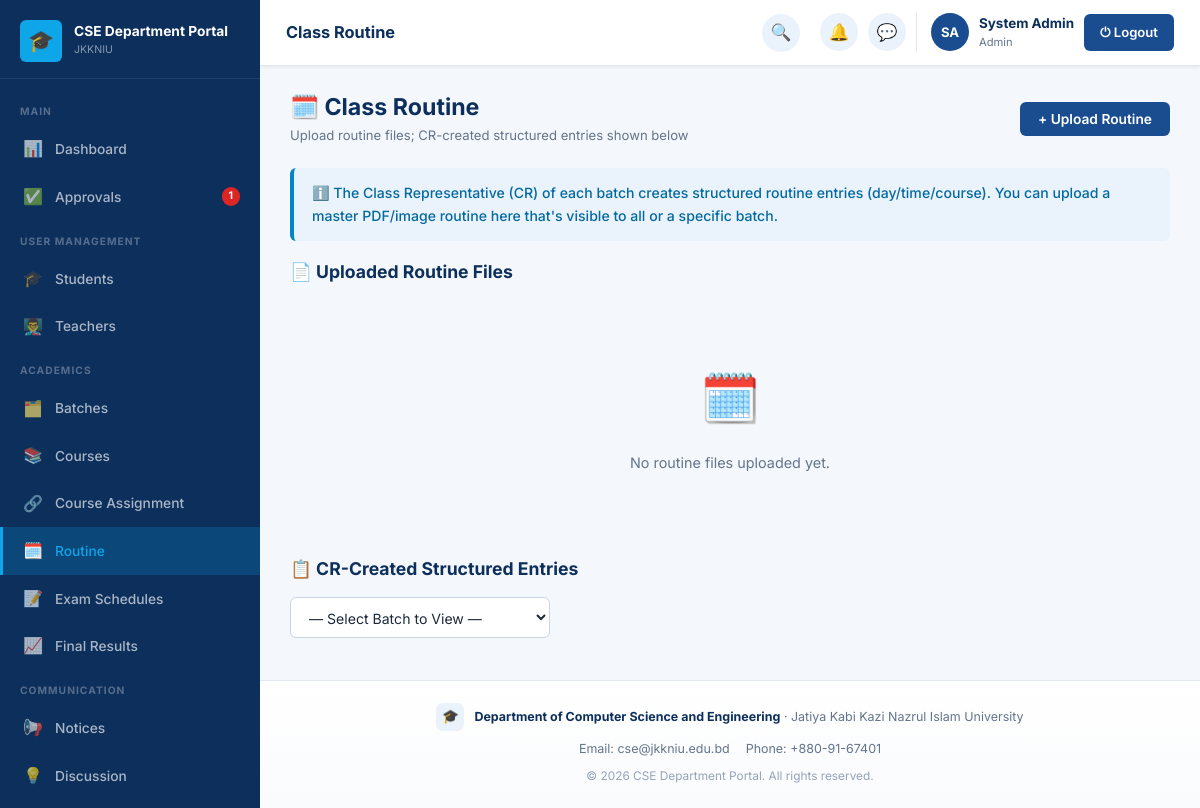
Screenshot of /admin/routine.php (signed in) with the database file from the repository.
### tables this page shows
CREATE TABLE settings (
    id INT AUTO_INCREMENT PRIMARY KEY,
    portal_name VARCHAR(150) NOT NULL DEFAULT 'CSE Department Portal',
    university_name VARCHAR(200) NOT NULL DEFAULT 'Jatiya Kabi Kazi Nazrul Islam University',
    department_name VARCHAR(200) NOT NULL DEFAULT 'Department of Computer Science and Engineering',
    description TEXT DEFAULT NULL,
    contact_info TEXT DEFAULT NULL,
    logo VARCHAR(255) DEFAULT NULL
);

### app/classes/SettingsModel.php (called while the page is built, shortened)
<?php
class SettingsModel
{
    private PDO $db;
    public function __construct()
    {
        $this->db = Database::getInstance()->getConnection();
    }
    public function get(): array
    {
        $stmt = $this->db->query("SELECT * FROM settings ORDER BY id LIMIT 1");
        $row = $stmt->fetch();
        return $row;
    }
}

### app/classes/Database.php (called while the page is built, shortened)
<?php
class Database
{
    private static ?Database $instance = null;
    private PDO $connection;
    private function __construct()
    {
        $dsn = 'mysql:host=' . DB_HOST . ';dbname=' . DB_NAME . ';charset=' . DB_CHARSET;
        $options = [
            PDO::ATTR_ERRMODE            => PDO::ERRMODE_EXCEPTION,
            PDO::ATTR_DEFAULT_FETCH_MODE => PDO::FETCH_ASSOC,
            PDO::ATTR_EMULATE_PREPARES   => false,
        ];
        $this->connection = new PDO($dsn, DB_USER, DB_PASS, $options);
    }
    public static function getInstance(): Database
    {
        if (self::$instance === null) {
            self::$instance = new self();
        }
        return self::$instance;
    }
    public function getConnection(): PDO
    {
        return $this->connection;
    }
}

### config/config.php (called while the page is built, shortened)
<?php
spl_autoload_register(function ($class) {
    $paths = [
        ROOT_PATH . '/app/classes/' . $class . '.php',
        ROOT_PATH . '/app/models/' . $class . '.php',
        ROOT_PATH . '/app/controllers/' . $class . '.php',
    ];
    foreach ($paths as $path) {
        if (file_exists($path)) {
            return;
        }
    }
});

### app/classes/User.php (called while the page is built, shortened)
<?php
class User
{
    protected PDO $db;
    public function __construct()
    {
        $this->db = Database::getInstance()->getConnection();
    }
    public function getPendingUsers(): array
    {
        $stmt = $this->db->query("SELECT * FROM users WHERE status = 'pending' ORDER BY created_at DESC");
        return $stmt->fetchAll();
    }
}

### app/classes/ProfileRequestModel.php (called while the page is built, shortened)
<?php
class ProfileRequestModel
{
    private PDO $db;
    public function __construct()
    {
        $this->db = Database::getInstance()->getConnection();
    }
    public function countPending(): int
    {
        return (int) $this->db->query("SELECT COUNT(*) FROM profile_requests WHERE status='pending'")->fetchColumn();
    }
}

### admin/routine.php (the view, shortened to what this page needs)
<?php
require_once '../config/database.php';
$routineModel = new RoutineModel();
$files   = $routineModel->getFiles();
$currentPage = 'Routine';
include '../includes/header.php';
?>
<div class="portal-layout">
<?php include '../includes/sidebar.php'; ?>
<div class="main-content">
<?php include '../includes/navbar.php'; ?>
<div class="page-content">
<div class="page-header">
    <div><h2>🗓️ Class Routine</h2><div class="page-subtitle">Upload routine files; CR-created structured entries shown below</div></div>
    <button class="btn btn-primary" onclick="openModal('uploadModal')">+ Upload Routine</button>
</div>
<div class="alert alert-info">ℹ️ The Class Representative (CR) of each batch creates structured routine entries (day/time/course). You can upload a master PDF/image routine here that's visible to all or a specific batch.</div>
<h3 class="mb-2">📄 Uploaded Routine Files</h3>
<?php if (empty($files)): ?>
    <div class="empty-state mb-3"><div class="empty-icon">🗓️</div><p>No routine files uploaded yet.</p></div>
<?php endif; ?>
<h3 class="mb-2">📋 CR-Created Structured Entries</h3>
<form method="GET" class="search-bar">
    <select name="batch" class="form-control" style="max-width:260px" onchange="this.form.submit()">
        <option value="">— Select Batch to View —</option>
    </select>
</form>
</div>
<?php include '../includes/footer.php'; ?>

### includes/sidebar.php (shortened to what this page needs)
<?php
$role         = $_SESSION['role'] ?? 'guest';
$currentPage  = $currentPage ?? '';
$sidebarClass = 'sidebar sidebar-' . $role;
$settingsModel = $settingsModel ?? new SettingsModel();
$settings      = $settings ?? $settingsModel->get();
function navItem($href, $icon, $label, $current, $badge = null) {
    $active = ($current === $label) ? ' active' : '';
    $badgeHtml = $badge ? '<span class="nav-badge">' . $badge . '</span>' : '';
    return '<a href="' . htmlspecialchars($href) . '" class="nav-item' . $active . '">
        <span class="nav-icon">' . $icon . '</span>
        <span>' . htmlspecialchars($label) . '</span>' . $badgeHtml . '
    </a>';
}
$pendingUsersCount  = 0;
$pendingReqCount    = 0;
if ($role === 'admin') {
    $userModel = new User();
    $pendingUsersCount = count($userModel->getPendingUsers());
    $prModel = new ProfileRequestModel();
    $pendingReqCount = $prModel->countPending();
}
$totalPendingBadge = ($pendingUsersCount + $pendingReqCount) ?: null;
?>
<aside class="<?= $sidebarClass ?>">
    <div class="sidebar-brand">
        <div class="brand-logo">
            <div class="brand-icon">
                <?php if (!empty($settings['logo'])): ?>
                    <img src="<?= UPLOAD_URL . htmlspecialchars($settings['logo']) ?>" alt="">
                <?php else: ?>🎓<?php endif; ?>
            </div>
            <div class="brand-text">
                <div class="brand-name"><?= htmlspecialchars($settings['portal_name'] ?? 'CSE Department Portal') ?></div>
                <div class="brand-univ">JKKNIU</div>
            </div>
        </div>
    </div>
    <nav class="sidebar-nav">
    <?php if ($role === 'admin'): ?>
        <div class="nav-section-label">Main</div>
        <?= navItem(BASE_URL.'admin/dashboard.php', '📊', 'Dashboard', $currentPage) ?>
        <?= navItem(BASE_URL.'admin/approvals.php', '✅', 'Approvals', $currentPage, $totalPendingBadge) ?>
        <div class="nav-section-label">User Management</div>
        <?= navItem(BASE_URL.'admin/students.php', '🎓', 'Students', $currentPage) ?>
        <?= navItem(BASE_URL.'admin/teachers.php', '👨‍🏫', 'Teachers', $currentPage) ?>
        <div class="nav-section-label">Academics</div>
        <?= navItem(BASE_URL.'admin/batches.php', '🗂️', 'Batches', $currentPage) ?>
        <?= navItem(BASE_URL.'admin/courses.php', '📚', 'Courses', $currentPage) ?>
        <?= navItem(BASE_URL.'admin/course_assignments.php', '🔗', 'Course Assignment', $currentPage) ?>
        <?= navItem(BASE_URL.'admin/routine.php', '🗓️', 'Routine', $currentPage) ?>
        <?= navItem(BASE_URL.'admin/exam_schedules.php', '📝', 'Exam Schedules', $currentPage) ?>
        <?= navItem(BASE_URL.'admin/results.php', '📈', 'Final Results', $currentPage) ?>
        <div class="nav-section-label">Communication</div>
        <?= navItem(BASE_URL.'admin/notices.php', '📢', 'Notices', $currentPage) ?>
        <?= navItem(BASE_URL.'admin/discussions.php', '💡', 'Discussion', $currentPage) ?>
        <?= navItem(BASE_URL.'admin/messages.php', '💬', 'Messages', $currentPage) ?>
    <?php endif; ?>
    </nav>
</aside>

### includes/footer.php (shortened to what this page needs)
    <footer class="portal-footer">
        <div class="footer-brand">
            <div class="footer-brand-icon">
                <?php if (!empty($settings['logo'])): ?>
                    <img src="<?= UPLOAD_URL . htmlspecialchars($settings['logo']) ?>" alt="">
                <?php else: ?>🎓<?php endif; ?>
            </div>
            <div class="footer-brand-text">
                <strong><?= htmlspecialchars($settings['department_name'] ?? 'Department of Computer Science and Engineering') ?></strong>
                &middot; <?= htmlspecialchars($settings['university_name'] ?? 'JKKNIU') ?>
            </div>
        </div>
        <?php if (!empty($settings['contact_info'])): ?>
        <div class="footer-contact">
            <?php foreach (explode('|', $settings['contact_info']) as $part): ?>
                <span><?= htmlspecialchars(trim($part)) ?></span>
            <?php endforeach; ?>
        </div>
        <?php endif; ?>
        <div class="footer-copyright">
            &copy; <?= date('Y') ?> <?= htmlspecialchars($settings['portal_name'] ?? 'CSE Department Portal') ?>. All rights reserved.
        </div>
    </footer>
</body>
</html>

### assets/css/dashboard.css (style rules this page uses)
.sidebar-admin .nav-item.active { background: rgba(14,165,233,0.20); color: #0ea5e9; border-left-color: #0ea5e9; }

### rows the page displays
settings: portal_name "CSE Department Portal", department_name "Department of Computer Science and Engineering", university_name "Jatiya Kabi Kazi Nazrul Islam University", contact_info "Email: cse@jkkniu.edu.bd", contact_info "Phone: +880-91-67401"

### other values shown
$icon "📊 ✅ 🎓 👨‍🏫 🗂️ 📚 🔗 🗓️ 📝 📈 📢 💡"
$label "Dashboard Approvals Students Teachers Batches Courses Course Assignment Routine Exam Schedules Final Results Notices Discussion"
$badge "1"
$pageTitle "Class Routine"
$initials "SA"
$userName "System Admin"
$role "Admin"
